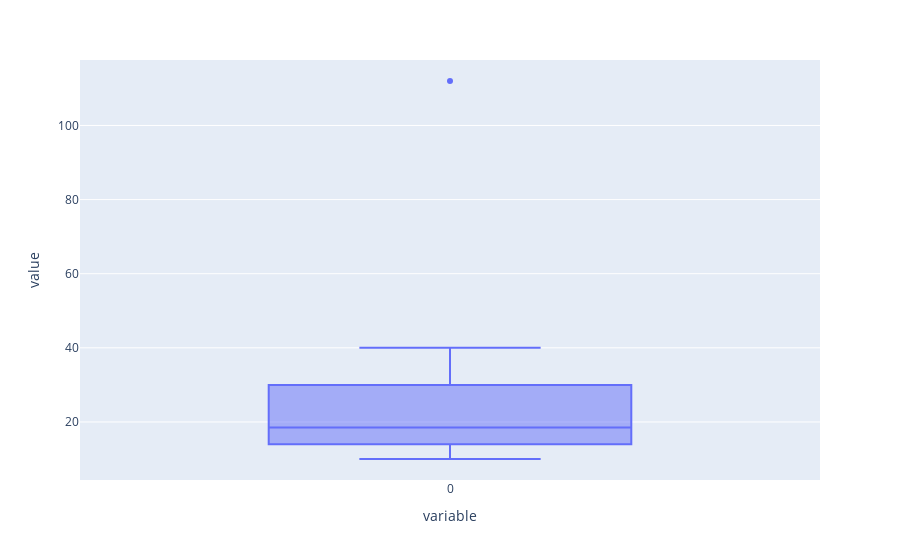

The notebook cell this image was saved under:
### Markdown cell above
# Box Plot

### Code cell
y = [10,11,16,14,112,18,19,20,30,40]

px.box(y)

### Figure 1 — Plotly figure (JSON) as saved in the notebook; plotly's stock layout.template omitted (floating-point values rounded to 4 significant figures)
{"data": [{"alignmentgroup": "True", "hovertemplate": "variable=%{x}<br>value=%{y}<extra></extra>", "legendgroup": "", "marker": {"color": "#636efa"}, "name": "", "notched": false, "offsetgroup": "", "orientation": "v", "showlegend": false, "type": "box", "x": ["0", "0", "0", "0", "0", "0", "0", "0", "0", "0"], "x0": " ", "xaxis": "x", "y": [10, 11, 16, 14, 112, 18, 19, 20, 30, 40], "y0": " ", "yaxis": "y"}], "layout": {"boxmode": "group", "legend": {"tracegroupgap": 0}, "margin": {"t": 60}, "xaxis": {"anchor": "y", "domain": [0, 1], "title": {"text": "variable"}}, "yaxis": {"anchor": "x", "domain": [0, 1], "title": {"text": "value"}}}}
